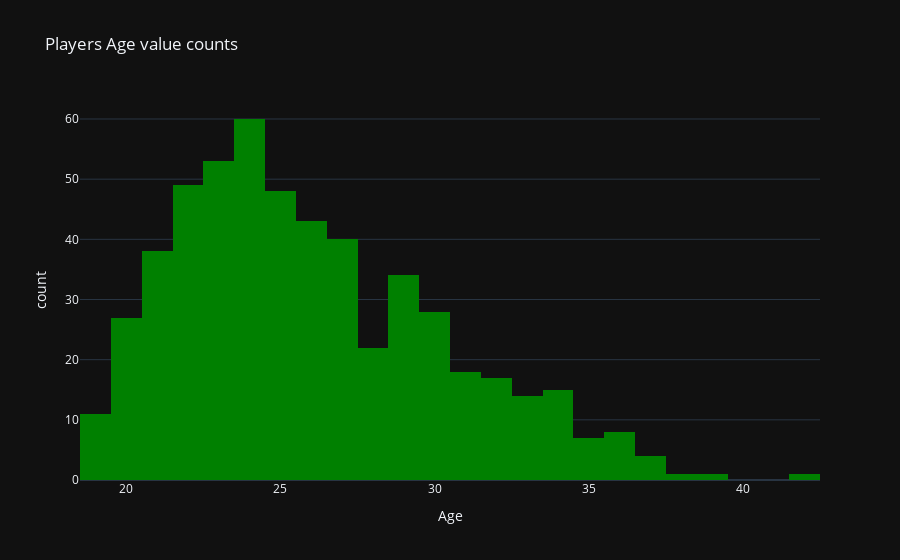

Source (notebook cell):
### Code cell
import plotly.express as px
px.histogram(df,x='Age',color_discrete_sequence=[ 'green', 'red', 'orange'], title='Players Age value counts',template='plotly_dark')

### Figure 1 — Plotly figure (JSON) as saved in the notebook; plotly's stock layout.template omitted (floating-point values rounded to 4 significant figures; data arrays with more than 128 entries replaced by an {"elided": "..."} marker saying what was removed)
{"data": [{"alignmentgroup": "True", "bingroup": "x", "hovertemplate": "Age=%{x}<br>count=%{y}<extra></extra>", "legendgroup": "", "marker": {"color": "green", "pattern": {"shape": ""}}, "name": "", "offsetgroup": "", "orientation": "v", "showlegend": false, "type": "histogram", "x": {"elided": "539 int values"}, "xaxis": "x", "yaxis": "y"}], "layout": {"barmode": "relative", "legend": {"tracegroupgap": 0}, "title": {"text": "Players Age value counts"}, "xaxis": {"anchor": "y", "domain": [0, 1], "title": {"text": "Age"}}, "yaxis": {"anchor": "x", "domain": [0, 1], "title": {"text": "count"}}}}
